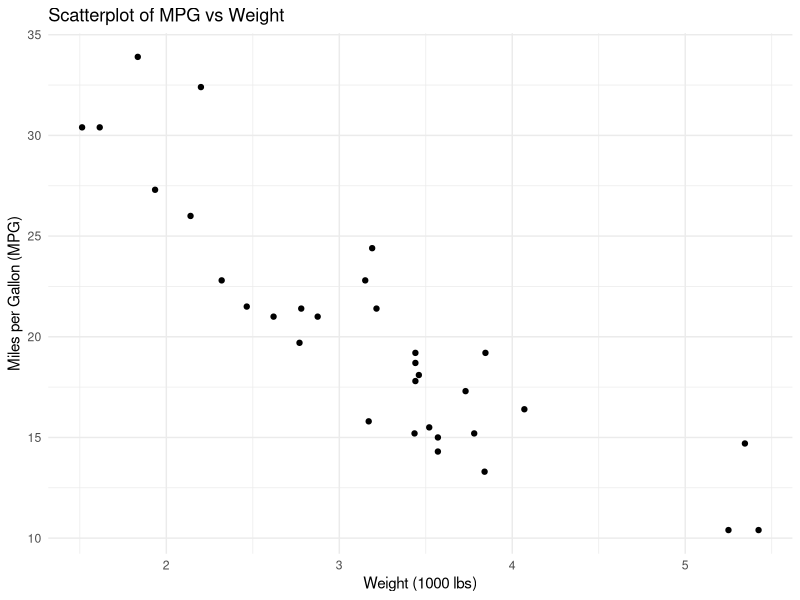

Recreate this plot in R.
# Script para figuras

library(tidyverse)
a<-ggplot(mtcars, aes(x = wt, y = mpg)) +
  geom_point() +
  labs(title = "Scatterplot of MPG vs Weight",
       x = "Weight (1000 lbs)",
       y = "Miles per Gallon (MPG)") +
  theme_minimal()
